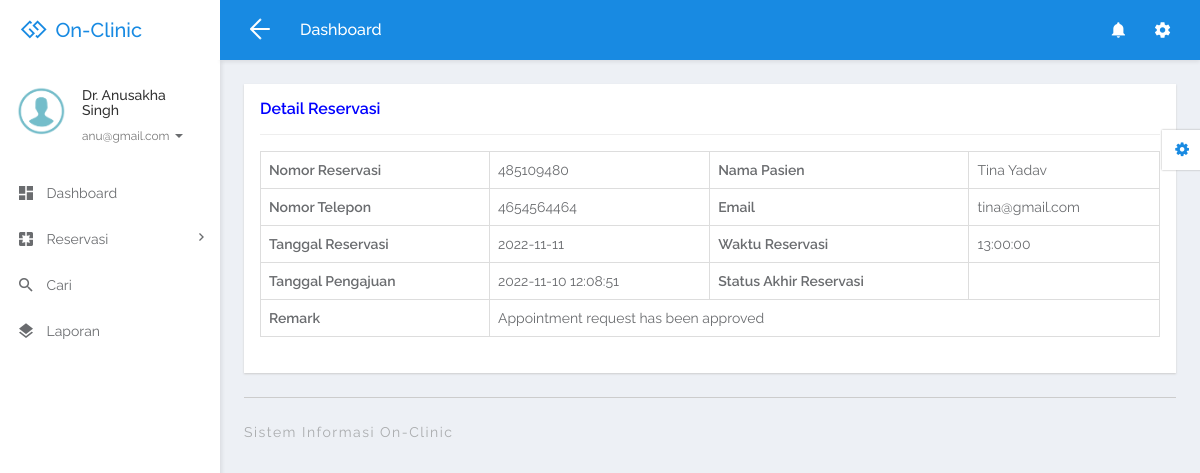
Page /doctor/view-appointment-detail.php?editid=3&&aptid=485109480 (signed in) on the committed database.
### tables this page shows
CREATE TABLE `tbldoctor` (
  `ID` int(5) NOT NULL,
  `FullName` varchar(250) DEFAULT NULL,
  `MobileNumber` varchar(13) DEFAULT NULL,
  `Email` varchar(250) DEFAULT NULL,
  `Specialization` varchar(250) DEFAULT NULL,
  `Password` varchar(259) DEFAULT NULL,
  `CreationDate` timestamp NULL DEFAULT current_timestamp(),
  `role` varchar(1) NOT NULL
);

CREATE TABLE `tblappointment` (
  `ID` int(10) NOT NULL,
  `AppointmentNumber` int(10) DEFAULT NULL,
  `Name` varchar(250) DEFAULT NULL,
  `MobileNumber` varchar(20) DEFAULT NULL,
  `Email` varchar(250) DEFAULT NULL,
  `AppointmentDate` date DEFAULT NULL,
  `AppointmentTime` time DEFAULT NULL,
  `Specialization` varchar(250) DEFAULT NULL,
  `Doctor` int(10) DEFAULT NULL,
  `Message` mediumtext DEFAULT NULL,
  `ApplyDate` timestamp NULL DEFAULT current_timestamp(),
  `Remark` varchar(250) DEFAULT NULL,
  `Status` varchar(250) DEFAULT NULL,
  `UpdationDate` timestamp NULL DEFAULT NULL ON UPDATE current_timestamp()
);

### doctor/view-appointment-detail.php (the view, shortened to what this page needs)
<?php
include('includes/dbconnection.php');
if (strlen($_SESSION['damsid'] == 0)) {
  header('location:logout.php');
} else {
?>
  <!DOCTYPE html>
  <html lang="en">
  <head>
    <link rel="stylesheet" href="libs/bower/font-awesome/css/font-awesome.min.css">
    <link rel="stylesheet" href="libs/bower/material-design-iconic-font/dist/css/material-design-iconic-font.css">
    <link rel="stylesheet" href="libs/bower/animate.css/animate.min.css">
    <link rel="stylesheet" href="libs/bower/fullcalendar/dist/fullcalendar.min.css">
    <link rel="stylesheet" href="libs/bower/perfect-scrollbar/css/perfect-scrollbar.css">
    <link rel="stylesheet" href="assets/css/bootstrap.css">
    <link rel="stylesheet" href="assets/css/core.css">
    <link rel="stylesheet" href="assets/css/app.css">
  </head>
  <body class="menubar-left menubar-unfold menubar-light theme-primary">
    <?php include_once('includes/header.php'); ?>
    <?php include_once('includes/sidebar.php'); ?>
    <main id="app-main" class="app-main">
      <div class="wrap">
        <section class="app-content">
          <div class="row">
            <div class="col-md-12">
              <div class="widget">
                <header class="widget-header">
                  <h4 class="widget-title" style="color: blue">Detail Reservasi</h4>
                </header>
                <hr class="widget-separator">
                <div class="widget-body">
                  <div class="table-responsive">
                    <?php
                    $eid = $_GET['editid'];
                    $sql = "SELECT * from tblappointment  where ID=:eid";
                    $query = $dbh->prepare($sql);
                    $query->bindParam(':eid', $eid, PDO::PARAM_STR);
                    $query->execute();
                    $results = $query->fetchAll(PDO::FETCH_OBJ);
                    if ($query->rowCount() > 0) {
                      foreach ($results as $row) {               ?>
                        <table border="1" class="table table-bordered mg-b-0">
                          <tr>
                            <th>Nomor Reservasi</th>
                            <td><?php echo $aptno = ($row->AppointmentNumber); ?></td>
                            <th>Nama Pasien</th>
                            <td><?php echo $row->Name; ?></td>
                          </tr>
                          <tr>
                            <th>Nomor Telepon</th>
                            <td><?php echo $row->MobileNumber; ?></td>
                            <th>Email</th>
                            <td><?php echo $row->Email; ?></td>
                          </tr>
                          <tr>
                            <th>Tanggal Reservasi</th>
                            <td><?php echo $row->AppointmentDate; ?></td>
                            <th>Waktu Reservasi</th>
                            <td><?php echo $row->AppointmentTime; ?></td>
                          </tr>
                          <tr>
                            <th>Tanggal Pengajuan</th>
                            <td><?php echo $row->ApplyDate; ?></td>
                            <th>Status Akhir Reservasi</th>
                            <td colspan="4"> <?php $status = $row->Status;
                                              if ($row->Status == "Dibatalkan") {
                                                echo "Reservasi Anda Dibatalkan";
                                              }; ?></td>
                          </tr>
                          <tr>
                            <th>Remark</th>
                            <?php if ($row->Remark == "") { ?>
                              <td colspan="3"><?php echo "Belum Diperbarui"; ?></td>
                            <?php } else { ?> <td colspan="3"> <?php echo htmlentities($row->Remark); ?>
                              </td>
                            <?php } ?>
                          </tr>
                      <?php $cnt = $cnt + 1;
                      }
                    } ?>
                        </table>
                        <br>
                  </div>
                </div>
              </div>
            </div>
        </section>
      </div>
      <?php include_once('includes/footer.php'); ?>
    </main>
    <?php include_once('includes/customizer.php'); ?>
  </body>
  </html>
<?php }  ?>

### doctor/includes/sidebar.php (shortened to what this page needs)
<aside id="menubar" class="menubar light">
  <div class="app-user">
    <div class="media">
      <div class="media-left">
        <div class="avatar avatar-md avatar-circle">
          <a href="javascript:void(0)"><img class="img-responsive" src="assets/images/images.png" alt="avatar" /></a>
        </div>
      </div>
      <div class="media-body">
        <div class="foldable">
          <?php
          $eid = $_SESSION['damsemailid'];
          $sql = "SELECT tbldoctor.FullName,tbldoctor.email from tbldoctor where email=:eid";
          $query = $dbh->prepare($sql);
          $query->bindParam(':eid', $eid, PDO::PARAM_STR);
          $query->execute();
          $results = $query->fetchAll(PDO::FETCH_OBJ);
          foreach ($results as $row) {
            $email = $row->email;
            $fname = $row->FullName;
          }   ?>
          <h5><a href="javascript:void(0)" class="username"><?php echo $fname; ?></a></h5>
          <ul>
            <li class="dropdown">
              <a href="javascript:void(0)" class="dropdown-toggle usertitle" data-toggle="dropdown" aria-haspopup="true" aria-expanded="false">
                <small><?php echo $email; ?></small>
                <span class="caret"></span>
              </a>
            </li>
          </ul>
        </div>
      </div>
    </div>
  </div>
  <div class="menubar-scroll">
    <div class="menubar-scroll-inner">
      <ul class="app-menu">
        <li class="has-submenu">
          <a href="dashboard.php">
            <i class="menu-icon zmdi zmdi-view-dashboard zmdi-hc-lg"></i>
            <span class="menu-text">Dashboard</span>
          </a>
        </li>
        <li class="has-submenu">
          <a href="javascript:void(0)" class="submenu-toggle">
            <i class="menu-icon zmdi zmdi-pages zmdi-hc-lg"></i>
            <span class="menu-text">Reservasi</span>
            <i class="menu-caret zmdi zmdi-hc-sm zmdi-chevron-right"></i>
          </a>
        </li>
        <li>
          <a href="search.php">
            <i class="menu-icon zmdi zmdi-search zmdi-hc-lg"></i>
            <span class="menu-text">Cari</span>
          </a>
        </li>
        <li>
          <a href="appointment-bwdates.php">
            <i class="menu-icon zmdi zmdi-layers zmdi-hc-lg"></i>
            <span class="menu-text">Laporan</span>
          </a>
        </li>
      </ul>
    </div>
  </div>
</aside>

### rows in the picture
tbldoctor: FullName "Dr. Anusakha Singh", Email "anu@gmail.com"
tblappointment: AppointmentNumber "485109480", Name "Tina Yadav", MobileNumber "4654564464", Email "tina@gmail.com", AppointmentDate "2022-11-11", AppointmentTime "13:00:00", ApplyDate "2022-11-10 12:08:51", Remark "Appointment request has been approved"
